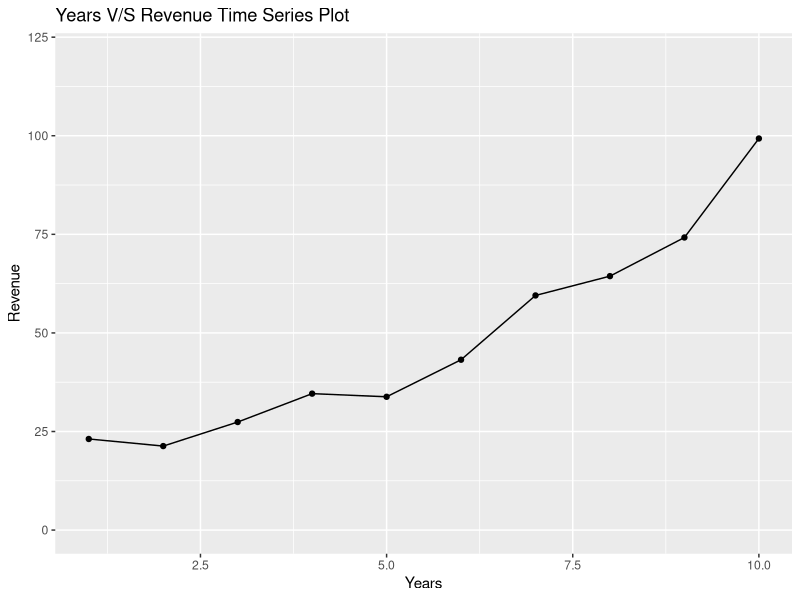

R code for this plot:
                                    # Page no. : 789 - 790

# Time Series Patterns Eg-4

year <- c(1,2,3,4,5,6,7,8,9,10)
revenue <- c(23.1,21.3,27.4,34.6,33.8,43.2,59.5,64.4,74.2,99.3)

DF <- data.frame(year,revenue)

# Install Library if not installed

# install.packages("gpplot2")

# Import Library

library(ggplot2)

ggplot(DF,aes(year,revenue)) + geom_line() + geom_point() + ylim(c(0,120)) +
 labs(title = "Years V/S Revenue Time Series Plot", x = "Years", y = "Revenue")
